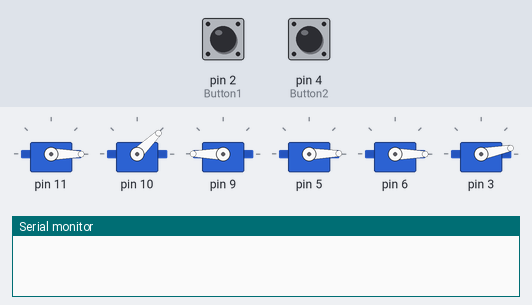
This sketch was run on a simulated Arduino Uno, built with avr-gcc and run on an emulated ATmega328P. Parts: 6 × servo, the last lines printed to the serial monitor. Inputs (shaded band) come from the test bench; at power-on: pin 2 (Button1) LOW, pin 4 (Button2) LOW.

Above: at 12.3 s.
12.4 s: pin 2 (Button1) pulled HIGH for 0.7 s
At 15.2 s:
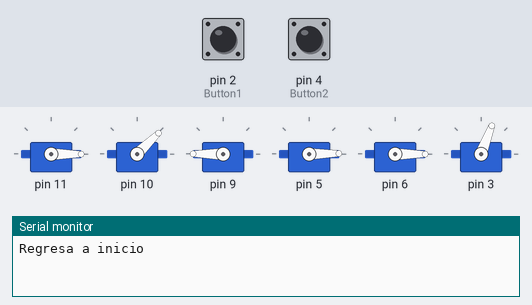
16.0 s: pin 4 (Button2) pulled HIGH for 0.7 s
At 18.03 s:
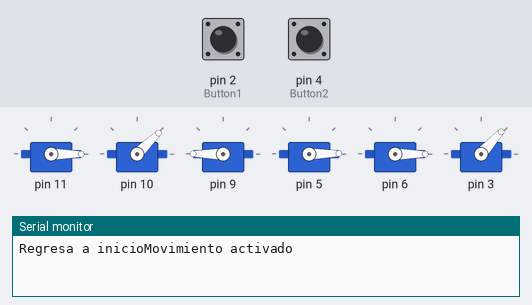
At 32.7 s:
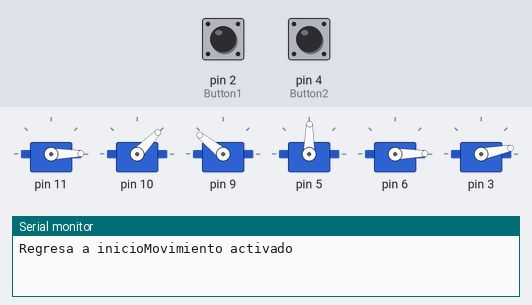
Timing chart, 0 to 37.2 s (numbered marks = the images above; inputs shaded):
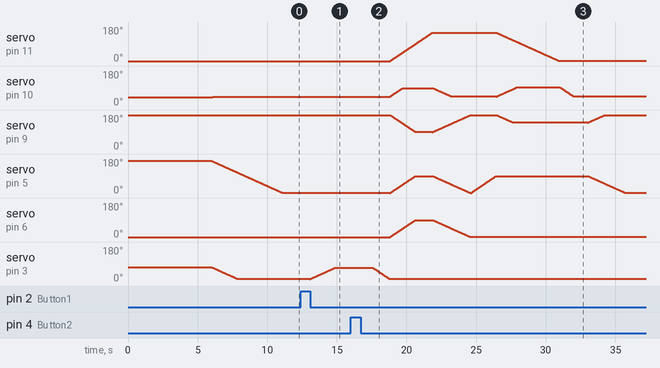

The sketch:

Many_saluda.ino
```cpp
#include <Wire.h>
#include <Braccio.h>
#include <Servo.h>
#define Button1 2
#define Button2 4

Servo base;
Servo shoulder;
Servo elbow;
Servo wrist_rot;
Servo wrist_ver;
Servo gripper;
int x=30;
void setup() {
  Wire.begin();        // unirse al bus i2c como master
  Serial.begin(9600);  // configurar monitor serie a 9600
  pinMode(Button1,INPUT);
  pinMode(Button2,INPUT);
  Braccio.begin();
  Braccio.ServoMovement(x,0, 45, 180, 0, 0,  0);
}

void loop() {

  if(digitalRead(Button2)==HIGH){
      Serial.print("Movimiento activado");
      delay(1000);
      //Inicio de movimiento
      Braccio.ServoMovement(20,0, 45, 180, 0, 0,  0);
      Braccio.ServoMovement(20,150, 90, 90, 90, 90,  0); //Robot recto
      Braccio.ServoMovement(x,150, 45, 180, 0, 0,  0);
      Braccio.ServoMovement(20,150, 45, 180, 90, 0,  0);
      Braccio.ServoMovement(x,0, 95, 140, 90, 0,  0);
      Braccio.ServoMovement(20,0, 45, 140, 90, 0,  0);
      delay(1000);
      Braccio.ServoMovement(30,0, 45, 180, 0, 0,  0);
    }
    else if(digitalRead(Button1)==HIGH){
      {
      delay(100);
      Serial.print("Regresa a inicio");
      Braccio.ServoMovement(x,0, 45, 180, 0, 0,  70);
      }
  }
  else{
    delay(100);
  }
  delay(500);
}
```
